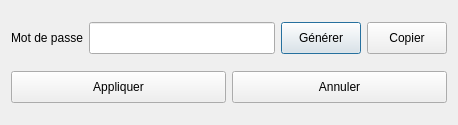
<?xml version="1.0" encoding="UTF-8"?>
<ui version="4.0">
 <class>GeneratePasswordDialog</class>
 <widget class="QDialog" name="GeneratePasswordDialog">
  <property name="geometry">
   <rect>
    <x>0</x>
    <y>0</y>
    <width>458</width>
    <height>125</height>
   </rect>
  </property>
  <property name="windowTitle">
   <string>Générateur de mot de passe</string>
  </property>
  <layout class="QVBoxLayout" name="verticalLayout">
   <item>
    <layout class="QHBoxLayout" name="horizontalLayout">
     <item>
      <widget class="QLabel" name="lblPassword">
       <property name="text">
        <string>Mot de passe</string>
       </property>
      </widget>
     </item>
     <item>
      <widget class="QLineEdit" name="txtPassword">
       <property name="sizePolicy">
        <sizepolicy hsizetype="MinimumExpanding" vsizetype="Fixed">
         <horstretch>0</horstretch>
         <verstretch>0</verstretch>
        </sizepolicy>
       </property>
       <property name="minimumSize">
        <size>
         <width>0</width>
         <height>32</height>
        </size>
       </property>
       <property name="readOnly">
        <bool>true</bool>
       </property>
      </widget>
     </item>
     <item>
      <widget class="QPushButton" name="btnGenerate">
       <property name="minimumSize">
        <size>
         <width>0</width>
         <height>32</height>
        </size>
       </property>
       <property name="maximumSize">
        <size>
         <width>100</width>
         <height>16777215</height>
        </size>
       </property>
       <property name="cursor">
        <cursorShape>PointingHandCursor</cursorShape>
       </property>
       <property name="text">
        <string>Générer</string>
       </property>
       <property name="icon">
        <iconset resource="../../resources/TeraClient.qrc">
         <normaloff>:/icons/random.png</normaloff>:/icons/random.png</iconset>
       </property>
       <property name="iconSize">
        <size>
         <width>24</width>
         <height>24</height>
        </size>
       </property>
      </widget>
     </item>
     <item>
      <widget class="QPushButton" name="btnCopy">
       <property name="minimumSize">
        <size>
         <width>0</width>
         <height>32</height>
        </size>
       </property>
       <property name="maximumSize">
        <size>
         <width>100</width>
         <height>16777215</height>
        </size>
       </property>
       <property name="cursor">
        <cursorShape>PointingHandCursor</cursorShape>
       </property>
       <property name="text">
        <string>Copier</string>
       </property>
       <property name="icon">
        <iconset resource="../../resources/TeraClient.qrc">
         <normaloff>:/icons/copy.png</normaloff>:/icons/copy.png</iconset>
       </property>
       <property name="iconSize">
        <size>
         <width>24</width>
         <height>24</height>
        </size>
       </property>
      </widget>
     </item>
    </layout>
   </item>
   <item>
    <layout class="QHBoxLayout" name="horizontalLayout_2">
     <item>
      <widget class="QPushButton" name="btnOK">
       <property name="minimumSize">
        <size>
         <width>0</width>
         <height>32</height>
        </size>
       </property>
       <property name="cursor">
        <cursorShape>PointingHandCursor</cursorShape>
       </property>
       <property name="text">
        <string>Appliquer</string>
       </property>
       <property name="icon">
        <iconset resource="../../resources/TeraClient.qrc">
         <normaloff>:/icons/ok.png</normaloff>:/icons/ok.png</iconset>
       </property>
       <property name="iconSize">
        <size>
         <width>24</width>
         <height>24</height>
        </size>
       </property>
      </widget>
     </item>
     <item>
      <widget class="QPushButton" name="btnCancel">
       <property name="minimumSize">
        <size>
         <width>0</width>
         <height>32</height>
        </size>
       </property>
       <property name="cursor">
        <cursorShape>PointingHandCursor</cursorShape>
       </property>
       <property name="text">
        <string>Annuler</string>
       </property>
       <property name="icon">
        <iconset resource="../../resources/TeraClient.qrc">
         <normaloff>:/icons/delete_old.png</normaloff>:/icons/delete_old.png</iconset>
       </property>
       <property name="iconSize">
        <size>
         <width>24</width>
         <height>24</height>
        </size>
       </property>
      </widget>
     </item>
    </layout>
   </item>
  </layout>
 </widget>
 <resources>
  <include location="../../resources/TeraClient.qrc"/>
 </resources>
 <connections/>
</ui>
